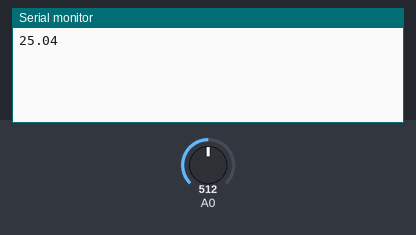
Recording of a sketch running on a simulated Arduino Uno, built with avr-gcc and run on an emulated ATmega328P. On the bench: the last lines printed to the serial monitor. Inputs (shaded band) come from the test bench; at power-on: A0 = 512.

Above: at 1.8 s.
1.9 s: A0 set to 716
At 2.8 s:
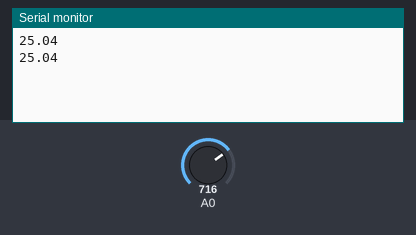
3.4 s: A0 set to 900
At 4.5 s:
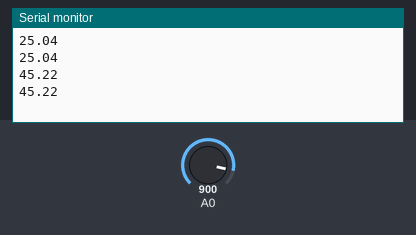
Timing chart, 0 to 6.4 s (numbered marks = the images above; inputs shaded):
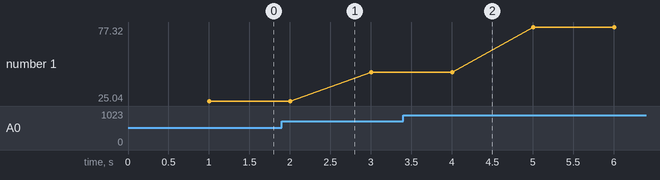

Measured:
- plotted number 1: 25.04 → 45.22 after the input at 1.9 s, 45.22 → 77.32 after the input at 3.4 s

The sketch:

Grove_temperture.ino
```cpp
// Project Seven - temperature
//
// URL: http://www.seeedstudio.com/wiki/Project_Seven_-_Temperature
//
//

int a;
int del=1000; // duration between temperature readings
float temperature;
int B=3975;
float resistance;

void setup()
{
  // Serial ポートの再初期化(通常はPCからArduinoの書き込み)
  Serial.begin(9600);
}

void loop()
{
  a=analogRead(0);
  resistance=(float)(1023-a)*10000/a;
  temperature=1/(log(resistance/10000)/B+1/298.15)-273.15;
  delay(del);
  Serial.println(temperature);
}
```
